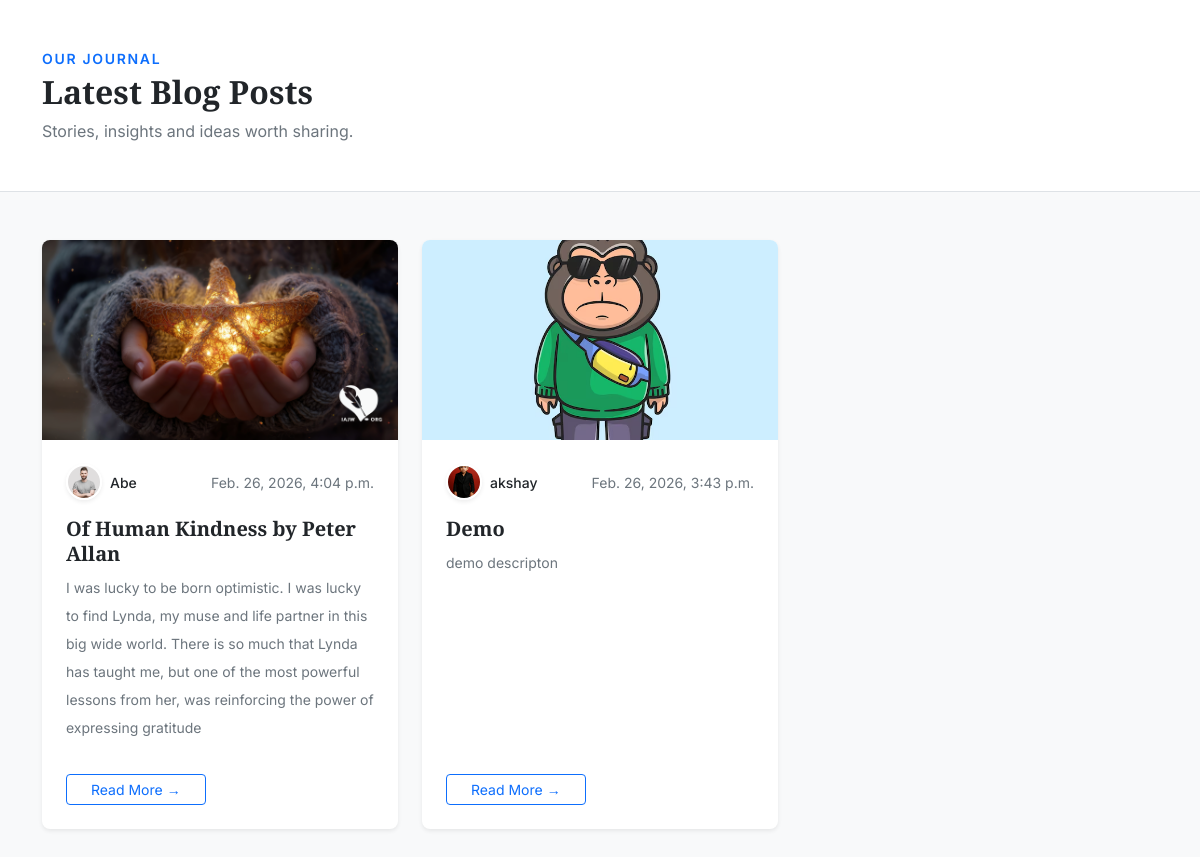
Before: /blogs (signed in) with the older database file.
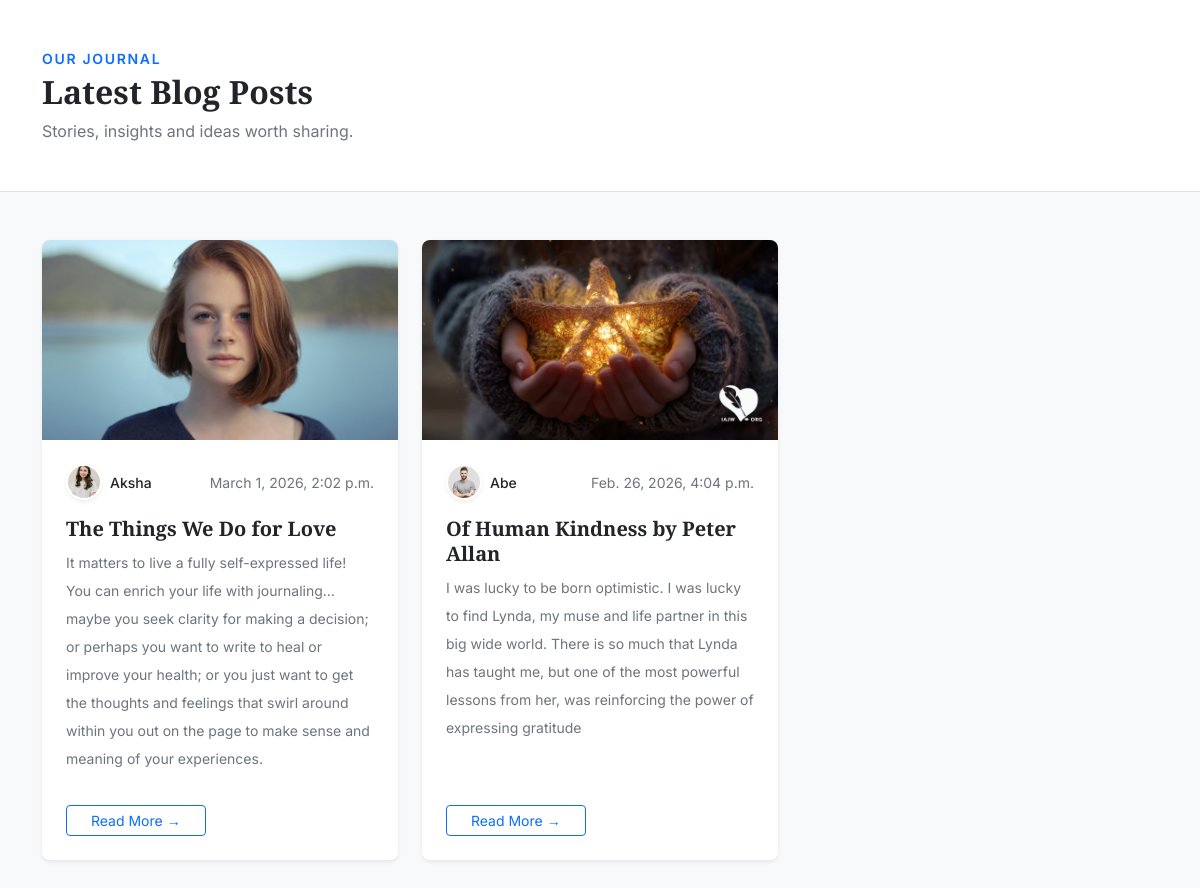
After: the same page with the newer database file.
### blogapp/models.py (models this page shows, shortened)
class Blog(models.Model):
    title = models.CharField(max_length=200)
    description = models.TextField()
    url = models.SlugField(unique=True)
    meta_title = models.CharField(max_length=300)
    meta_description = models.TextField()
    thumbnail = models.ImageField(upload_to='blog/thumbnails')
    author = models.CharField(max_length=100)
    author_image = models.ImageField(upload_to='blog/authors/')
    content = HTMLField()
    created_at = models.DateTimeField(auto_now_add=True)

### blogapp/views.py (the view)
# urls.py: path('blogs',views.Blogs, name='blogs'),
@login_required
def Blogs(request):
    blogs = Blog.objects.all().order_by('-created_at')
    return render(request, 'blogs.html', {'blogs':blogs})

### blogapp/templates/blogs.html (shortened to what this page needs)
<!DOCTYPE html>
<html lang="en">
<head>
    <link href="https://cdnjs.cloudflare.com/ajax/libs/bootstrap/5.3.2/css/bootstrap.min.css" rel="stylesheet" />
</head>
<body>
    <div class="bg-white border-bottom py-5">
        <div class="container">
            <p class="text-uppercase text-primary fw-semibold small letter-spacing mb-1" style="letter-spacing:0.12em">
                Our Journal</p>
            <h1 class="blog-title-font fw-bold fs-2 mb-2">Latest Blog Posts</h1>
            <p class="text-secondary mb-0">Stories, insights and ideas worth sharing.</p>
        </div>
    </div>
    <div class="container py-5">
        <div class="row g-4">
            {% for blog in blogs %}
            <div class="col-md-4">
                <div class="card border-0 shadow-sm rounded-3 h-100">
                    {% if blog.thumbnail %}
                    <img src="{{blog.thumbnail.url}}" alt="Blog Cover" class="card-img-top rounded-top-3" />
                    {% endif %}
                    <div class="card-body d-flex flex-column p-4">
                        <div class="d-flex align-items-center justify-content-between mb-3">
                            <div class="d-flex align-items-center gap-2">
                                {% if blog.author_image %}
                                <img src="{{blog.author_image.url}}" alt="Author"
                                    class="author-img rounded-circle border border-2 border-white shadow-sm" />
                                {% endif %}
                                <span class="fw-medium small text-dark">{{blog.author}}</span>
                            </div>
                            <span class="text-secondary small">{{blog.created_at}}</span>
                        </div>
                        <h5 class="blog-title-font fw-bold text-dark mb-2 lh-sm">{{blog.title}}</h5>
                        <p class="text-secondary small lh-lg flex-grow-1">{{blog.description}}</p>
                        <a href="{% url 'blog_detail' blog.url %}" class="btn btn-outline-primary btn-sm mt-3 align-self-start px-4 read-more-btn">Read
                            More →</a>
                    </div>
                </div>
            </div>
            {% endfor %}
        </div>
    </div>
</body>
</html>

Changed rows visible on the page:
removed Blog: thumbnail (picture), author_image (picture), author "akshay", created_at "Feb. 26, 2026, 3:43 p.m.", title "Demo", description "demo descripton"
added Blog: thumbnail (picture), author_image (picture), author "Aksha", created_at "March 1, 2026, 2:02 p.m.", title "The Things We Do for Love", description "It matters to live a fully self-expressed life! You can enrich your life with journaling… maybe you seek clarity for making a decision; or perhaps you want to write to heal or improve your health; or you just want to get the thoughts and feelings that swirl around within you out on the page to make sense and meaning of your experiences."
